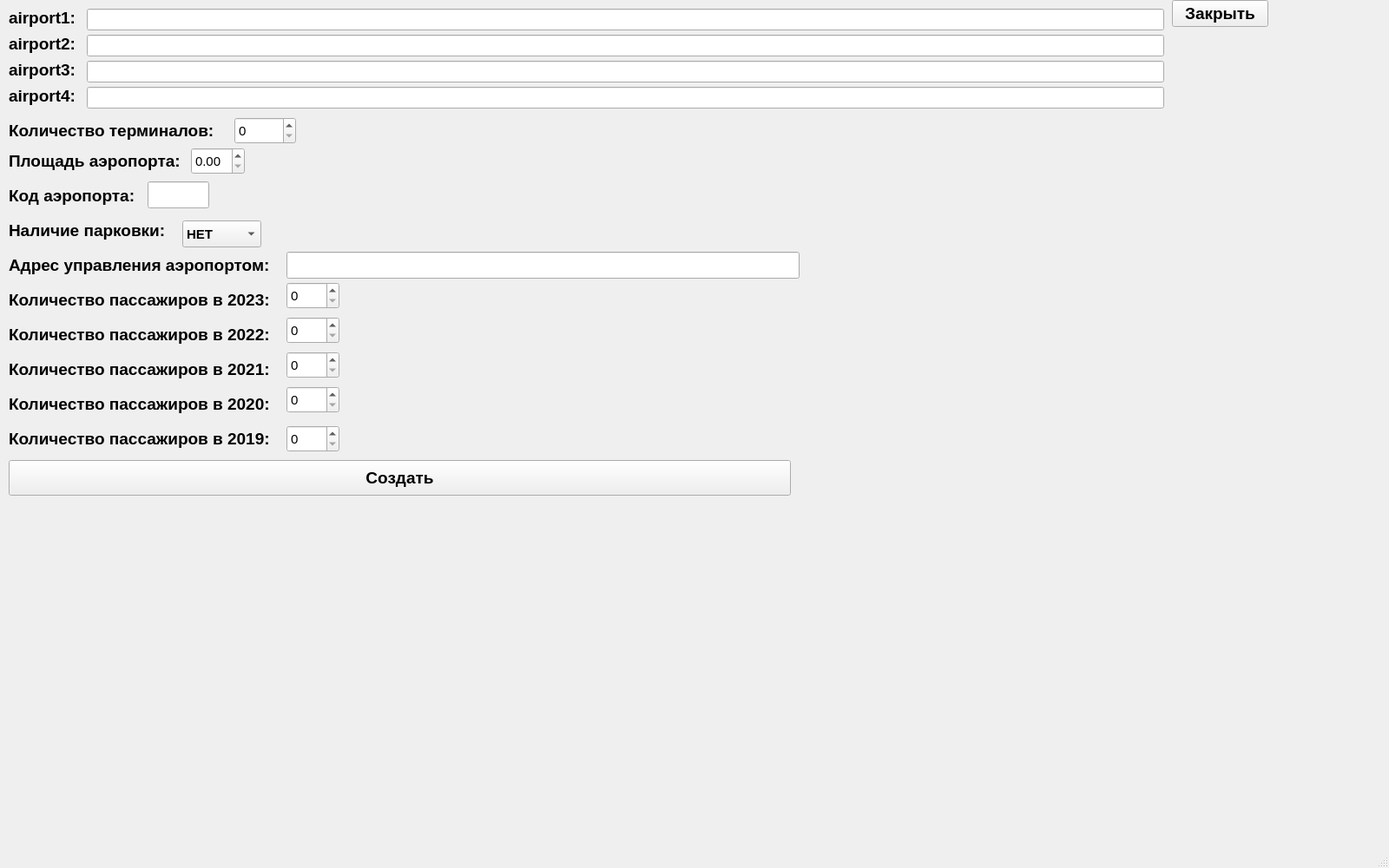
<?xml version="1.0" encoding="UTF-8"?>
<ui version="4.0">
 <class>MainWindow</class>
 <widget class="QMainWindow" name="MainWindow">
  <property name="geometry">
   <rect>
    <x>0</x>
    <y>0</y>
    <width>1600</width>
    <height>1000</height>
   </rect>
  </property>
  <property name="font">
   <font>
    <pointsize>11</pointsize>
   </font>
  </property>
  <property name="windowTitle">
   <string>MainWindow</string>
  </property>
  <widget class="QWidget" name="centralwidget">
   <widget class="QPushButton" name="pushButton">
    <property name="geometry">
     <rect>
      <x>1350</x>
      <y>0</y>
      <width>111</width>
      <height>31</height>
     </rect>
    </property>
    <property name="font">
     <font>
      <pointsize>14</pointsize>
      <bold>true</bold>
     </font>
    </property>
    <property name="text">
     <string>Закрыть</string>
    </property>
   </widget>
   <widget class="QLabel" name="label">
    <property name="geometry">
     <rect>
      <x>10</x>
      <y>10</y>
      <width>91</width>
      <height>21</height>
     </rect>
    </property>
    <property name="font">
     <font>
      <pointsize>14</pointsize>
      <bold>true</bold>
     </font>
    </property>
    <property name="text">
     <string>airport1: </string>
    </property>
   </widget>
   <widget class="QLabel" name="label_2">
    <property name="geometry">
     <rect>
      <x>10</x>
      <y>40</y>
      <width>91</width>
      <height>21</height>
     </rect>
    </property>
    <property name="font">
     <font>
      <pointsize>14</pointsize>
      <bold>true</bold>
     </font>
    </property>
    <property name="text">
     <string>airport2: </string>
    </property>
   </widget>
   <widget class="QLabel" name="label_3">
    <property name="geometry">
     <rect>
      <x>10</x>
      <y>70</y>
      <width>91</width>
      <height>21</height>
     </rect>
    </property>
    <property name="font">
     <font>
      <pointsize>14</pointsize>
      <bold>true</bold>
     </font>
    </property>
    <property name="text">
     <string>airport3: </string>
    </property>
   </widget>
   <widget class="QLabel" name="label_4">
    <property name="geometry">
     <rect>
      <x>10</x>
      <y>100</y>
      <width>91</width>
      <height>21</height>
     </rect>
    </property>
    <property name="font">
     <font>
      <pointsize>14</pointsize>
      <bold>true</bold>
     </font>
    </property>
    <property name="text">
     <string>airport4: </string>
    </property>
   </widget>
   <widget class="QLineEdit" name="lineEdit">
    <property name="geometry">
     <rect>
      <x>100</x>
      <y>10</y>
      <width>1241</width>
      <height>25</height>
     </rect>
    </property>
    <property name="readOnly">
     <bool>true</bool>
    </property>
   </widget>
   <widget class="QLineEdit" name="lineEdit_2">
    <property name="geometry">
     <rect>
      <x>100</x>
      <y>40</y>
      <width>1241</width>
      <height>25</height>
     </rect>
    </property>
    <property name="readOnly">
     <bool>true</bool>
    </property>
   </widget>
   <widget class="QLineEdit" name="lineEdit_3">
    <property name="geometry">
     <rect>
      <x>100</x>
      <y>70</y>
      <width>1241</width>
      <height>25</height>
     </rect>
    </property>
    <property name="readOnly">
     <bool>true</bool>
    </property>
   </widget>
   <widget class="QLineEdit" name="lineEdit_4">
    <property name="geometry">
     <rect>
      <x>100</x>
      <y>100</y>
      <width>1241</width>
      <height>25</height>
     </rect>
    </property>
    <property name="readOnly">
     <bool>true</bool>
    </property>
   </widget>
   <widget class="QLabel" name="label_5">
    <property name="geometry">
     <rect>
      <x>10</x>
      <y>140</y>
      <width>251</width>
      <height>21</height>
     </rect>
    </property>
    <property name="font">
     <font>
      <pointsize>14</pointsize>
      <bold>true</bold>
     </font>
    </property>
    <property name="text">
     <string>Количество терминалов:</string>
    </property>
   </widget>
   <widget class="QLabel" name="label_6">
    <property name="geometry">
     <rect>
      <x>10</x>
      <y>170</y>
      <width>211</width>
      <height>31</height>
     </rect>
    </property>
    <property name="font">
     <font>
      <pointsize>14</pointsize>
      <bold>true</bold>
     </font>
    </property>
    <property name="text">
     <string>Площадь аэропорта:</string>
    </property>
   </widget>
   <widget class="QLabel" name="label_7">
    <property name="geometry">
     <rect>
      <x>10</x>
      <y>210</y>
      <width>151</width>
      <height>31</height>
     </rect>
    </property>
    <property name="font">
     <font>
      <pointsize>14</pointsize>
      <bold>true</bold>
     </font>
    </property>
    <property name="text">
     <string>Код аэропорта:</string>
    </property>
   </widget>
   <widget class="QLabel" name="label_8">
    <property name="geometry">
     <rect>
      <x>10</x>
      <y>250</y>
      <width>211</width>
      <height>31</height>
     </rect>
    </property>
    <property name="font">
     <font>
      <pointsize>14</pointsize>
      <bold>true</bold>
     </font>
    </property>
    <property name="text">
     <string>Наличие парковки:</string>
    </property>
   </widget>
   <widget class="QLabel" name="label_9">
    <property name="geometry">
     <rect>
      <x>10</x>
      <y>290</y>
      <width>321</width>
      <height>31</height>
     </rect>
    </property>
    <property name="font">
     <font>
      <pointsize>14</pointsize>
      <bold>true</bold>
     </font>
    </property>
    <property name="text">
     <string>Адрес управления аэропортом:</string>
    </property>
   </widget>
   <widget class="QLabel" name="label_10">
    <property name="geometry">
     <rect>
      <x>10</x>
      <y>330</y>
      <width>311</width>
      <height>31</height>
     </rect>
    </property>
    <property name="font">
     <font>
      <pointsize>14</pointsize>
      <bold>true</bold>
     </font>
    </property>
    <property name="text">
     <string>Количество пассажиров в 2023:</string>
    </property>
   </widget>
   <widget class="QLabel" name="label_11">
    <property name="geometry">
     <rect>
      <x>10</x>
      <y>370</y>
      <width>321</width>
      <height>31</height>
     </rect>
    </property>
    <property name="font">
     <font>
      <pointsize>14</pointsize>
      <bold>true</bold>
     </font>
    </property>
    <property name="text">
     <string>Количество пассажиров в 2022:</string>
    </property>
   </widget>
   <widget class="QLabel" name="label_12">
    <property name="geometry">
     <rect>
      <x>10</x>
      <y>410</y>
      <width>321</width>
      <height>31</height>
     </rect>
    </property>
    <property name="font">
     <font>
      <pointsize>14</pointsize>
      <bold>true</bold>
     </font>
    </property>
    <property name="text">
     <string>Количество пассажиров в 2021:</string>
    </property>
   </widget>
   <widget class="QLabel" name="label_13">
    <property name="geometry">
     <rect>
      <x>10</x>
      <y>450</y>
      <width>321</width>
      <height>31</height>
     </rect>
    </property>
    <property name="font">
     <font>
      <pointsize>14</pointsize>
      <bold>true</bold>
     </font>
    </property>
    <property name="text">
     <string>Количество пассажиров в 2020:</string>
    </property>
   </widget>
   <widget class="QLabel" name="label_14">
    <property name="geometry">
     <rect>
      <x>10</x>
      <y>490</y>
      <width>321</width>
      <height>31</height>
     </rect>
    </property>
    <property name="font">
     <font>
      <pointsize>14</pointsize>
      <bold>true</bold>
     </font>
    </property>
    <property name="text">
     <string>Количество пассажиров в 2019:</string>
    </property>
   </widget>
   <widget class="QComboBox" name="comboBox">
    <property name="geometry">
     <rect>
      <x>210</x>
      <y>254</y>
      <width>91</width>
      <height>31</height>
     </rect>
    </property>
    <property name="font">
     <font>
      <pointsize>11</pointsize>
      <bold>true</bold>
     </font>
    </property>
    <item>
     <property name="text">
      <string>НЕТ</string>
     </property>
    </item>
    <item>
     <property name="text">
      <string>ЕСТЬ</string>
     </property>
    </item>
   </widget>
   <widget class="QLineEdit" name="lineEdit_5">
    <property name="geometry">
     <rect>
      <x>170</x>
      <y>209</y>
      <width>71</width>
      <height>31</height>
     </rect>
    </property>
    <property name="font">
     <font>
      <pointsize>11</pointsize>
      <bold>true</bold>
     </font>
    </property>
    <property name="maxLength">
     <number>1</number>
    </property>
   </widget>
   <widget class="QSpinBox" name="spinBox">
    <property name="geometry">
     <rect>
      <x>270</x>
      <y>135</y>
      <width>71</width>
      <height>31</height>
     </rect>
    </property>
   </widget>
   <widget class="QDoubleSpinBox" name="doubleSpinBox">
    <property name="geometry">
     <rect>
      <x>220</x>
      <y>170</y>
      <width>62</width>
      <height>31</height>
     </rect>
    </property>
   </widget>
   <widget class="QLineEdit" name="lineEdit_6">
    <property name="geometry">
     <rect>
      <x>330</x>
      <y>290</y>
      <width>591</width>
      <height>31</height>
     </rect>
    </property>
   </widget>
   <widget class="QSpinBox" name="spinBox_2">
    <property name="geometry">
     <rect>
      <x>330</x>
      <y>325</y>
      <width>61</width>
      <height>31</height>
     </rect>
    </property>
    <property name="maximum">
     <number>10000</number>
    </property>
   </widget>
   <widget class="QSpinBox" name="spinBox_3">
    <property name="geometry">
     <rect>
      <x>330</x>
      <y>365</y>
      <width>61</width>
      <height>31</height>
     </rect>
    </property>
    <property name="maximum">
     <number>10000</number>
    </property>
   </widget>
   <widget class="QSpinBox" name="spinBox_4">
    <property name="geometry">
     <rect>
      <x>330</x>
      <y>405</y>
      <width>61</width>
      <height>31</height>
     </rect>
    </property>
    <property name="maximum">
     <number>10000</number>
    </property>
   </widget>
   <widget class="QSpinBox" name="spinBox_5">
    <property name="geometry">
     <rect>
      <x>330</x>
      <y>445</y>
      <width>61</width>
      <height>31</height>
     </rect>
    </property>
    <property name="maximum">
     <number>10000</number>
    </property>
   </widget>
   <widget class="QSpinBox" name="spinBox_6">
    <property name="geometry">
     <rect>
      <x>330</x>
      <y>490</y>
      <width>61</width>
      <height>31</height>
     </rect>
    </property>
    <property name="maximum">
     <number>10000</number>
    </property>
   </widget>
   <widget class="QPushButton" name="pushButton_2">
    <property name="geometry">
     <rect>
      <x>10</x>
      <y>530</y>
      <width>901</width>
      <height>41</height>
     </rect>
    </property>
    <property name="font">
     <font>
      <pointsize>14</pointsize>
      <bold>true</bold>
     </font>
    </property>
    <property name="text">
     <string>Создать</string>
    </property>
   </widget>
  </widget>
  <widget class="QMenuBar" name="menubar">
   <property name="geometry">
    <rect>
     <x>0</x>
     <y>0</y>
     <width>1600</width>
     <height>26</height>
    </rect>
   </property>
  </widget>
  <widget class="QStatusBar" name="statusbar"/>
 </widget>
 <resources/>
 <connections/>
</ui>
